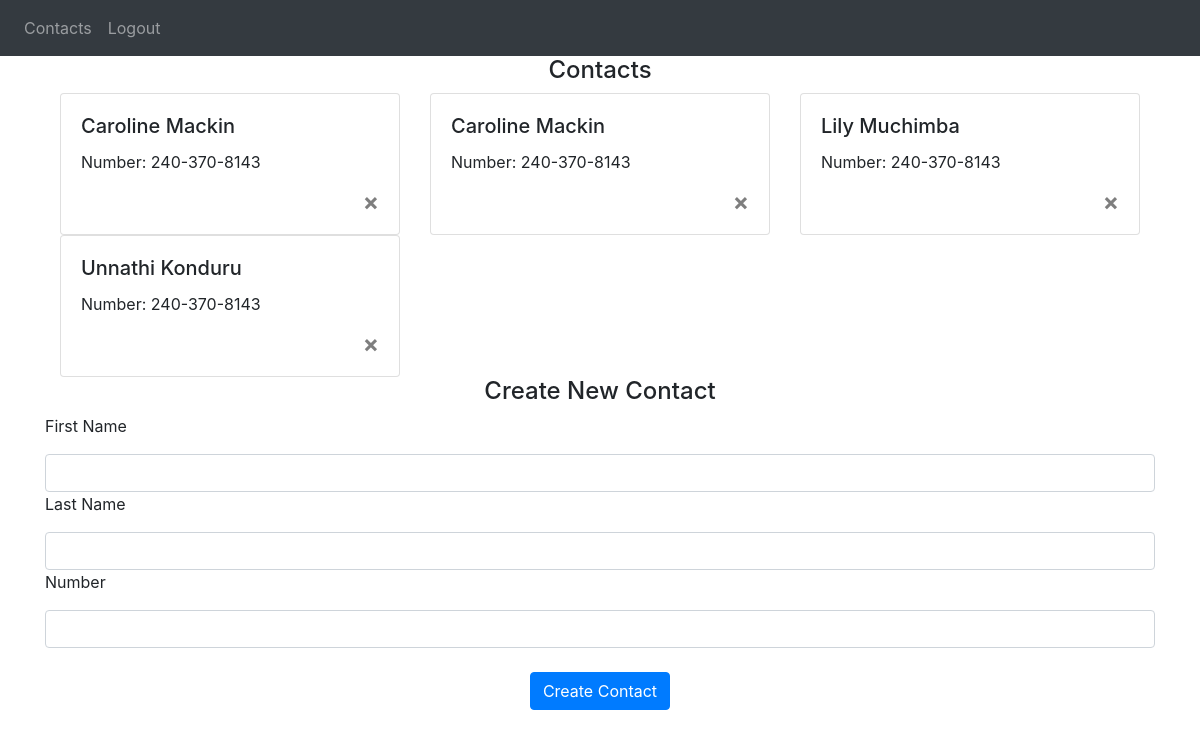
Page / (signed in) on the earlier database version.
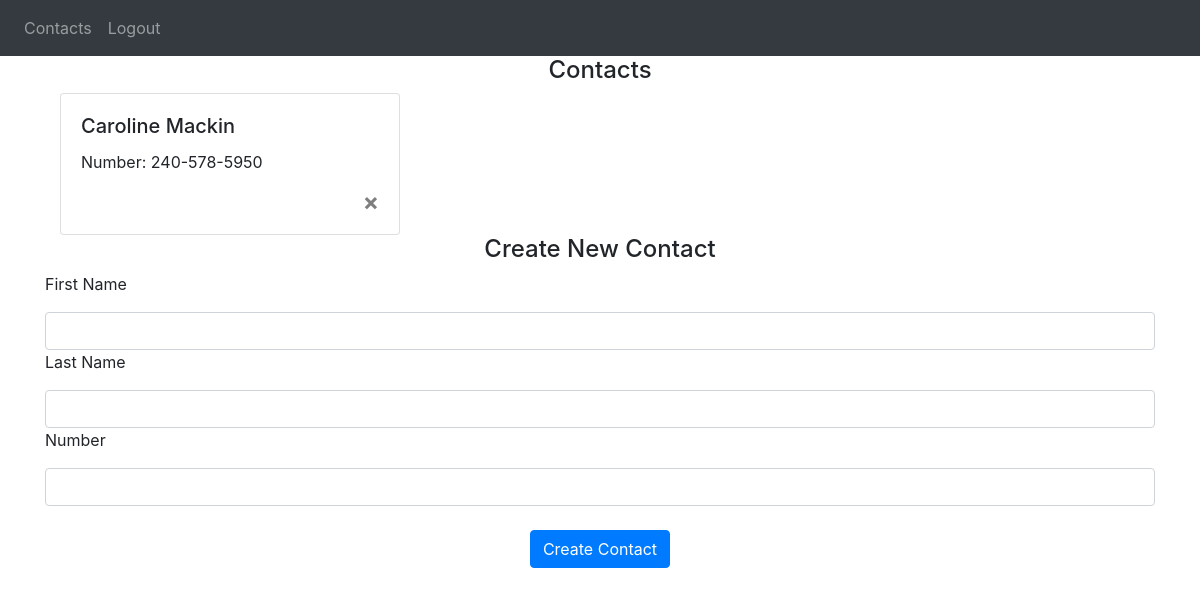
Same page on the later database version.
### Website/models.py (models this page shows)
class Contact(db.Model):
    id = db.Column(db.Integer, primary_key = True)
    first_name = db.Column(db.String(150))
    last_name = db.Column(db.String(150))
    number = db.Column(db.String(150))
    date = db.Column(db.DateTime(timezone = True),default = func.now())
    user_id = db.Column(db.Integer, db.ForeignKey('user.id'))

### Website/views.py (the view, shortened to what this page needs)
@views.route("/",methods=['GET', 'POST'])
@login_required
def contactlist():
    return render_template("contactlist.html", user = current_user)

### Website/__init__.py (called while the page is built)
def create_app():
    app = Flask(__name__)
    app.config['SECRET_KEY'] = 'fhdgwefgifuejukf'
    app.config['SQLALCHEMY_DATABASE_URI'] = f'sqlite:///{DB_NAME}'
    db.init_app(app)
    from .views import views
    from .auth import auth
    app.register_blueprint(views, url_prefix='/')
    app.register_blueprint(auth, url_prefix='/')
    from .models import User, Contact
    create_database(app)
    login_manager = LoginManager()
    login_manager.login_view = 'auth.login'
    login_manager.init_app(app)
    @login_manager.user_loader
    def load_user(id):
        return User.query.get(int(id))
    return app

### Website/templates/contactlist.html (shortened to what this page needs)
{%extends "base.html" %}{% block title %}Contacts{% endblock %}{% block content %}
<h4 align="center">Contacts</h4>
<div class="container">
  <div class="row">
    {% for contact in user.contacts %}
    <div class="col-md-4">
      <div class="card">
        <div class="card-body">
          <h5 class="card-title">{{ contact.first_name }} {{ contact.last_name }}</h5>
          <p class="card-text">Number: {{ contact.number }}</p>
          <button type = "button" class="close" onClick ="deleteContact({{ contact.id }})">
            <span aria-hidden="true">&times;</span>
          </button>
        </div>
      </div>
    </div>
    {% endfor %}
  </div>
</div>
<h4 align = "center">Create New Contact</h4>
<form method = "POST">
    <p>First Name</p>
    <input name = "first_name" id="first_name" class = "form-control"/>
    <p>Last Name</p>
    <input name = "last_name" id="last_name" class = "form-control"/>
    <p>Number</p>
    <input name = "number" id="number" class = "form-control"/>
    <br/>
    <div align = "center">
        <button type="submit" class = "btn btn-primary">Create Contact</button>
    </div>
</form>
{% endblock %}

### Website/templates/base.html (shortened to what this page needs)
<!DOCTYPE html>
<html>
    <head>
        <link
      rel="stylesheet"
      href="https://stackpath.bootstrapcdn.com/bootstrap/4.4.1/css/bootstrap.min.css"
        />
        <link
      rel="stylesheet"
      href="https://stackpath.bootstrapcdn.com/font-awesome/4.7.0/css/font-awesome.min.css"
        />
    </head>
    <body>
        <nav class="navbar navbar-expand-lg navbar-dark bg-dark">
            <div class="collapse navbar-collapse">
                <div class="navbar-nav">
                    {% if user.is_authenticated %}
                    <a class="nav-item nav-link" id="home" href="/">Contacts</a>
                    <a class="nav-item nav-link" id="logout" href="/logout">Logout</a>
                    {% else %}
                    <a class="nav-item nav-link" id="login" href="/login">Login</a>
                    <a class="nav-item nav-link" id="signUp" href="/signup">Sign Up</a>
                    {% endif %}
                </div>
            </div>
        </nav>
        <div class ="container">
            {% block content %}
            {% endblock %}
        </div>
    </body>
</html>

Differences in the rows shown:
removed Contact: first_name "Caroline", last_name "Mackin", number "240-370-8143"
removed Contact: first_name "Lily", last_name "Muchimba", number "240-370-8143"
removed Contact: first_name "Unnathi", last_name "Konduru", number "240-370-8143"
changed Contact "Caroline": number "240-370-8143" → "240-578-5950"
